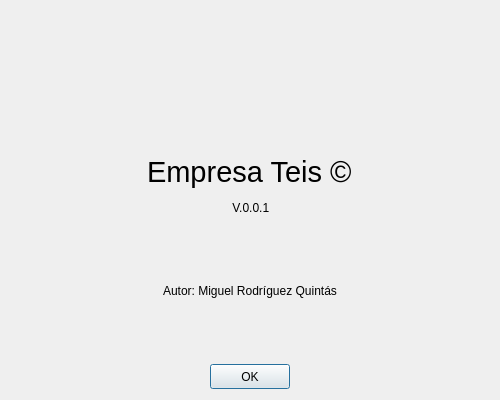
<?xml version="1.0" encoding="UTF-8"?>
<ui version="4.0">
 <class>dlgAbout</class>
 <widget class="QDialog" name="dlgAbout">
  <property name="geometry">
   <rect>
    <x>0</x>
    <y>0</y>
    <width>500</width>
    <height>400</height>
   </rect>
  </property>
  <property name="windowTitle">
   <string>About</string>
  </property>
  <property name="windowIcon">
   <iconset>
    <normaloff>../img/logo.png</normaloff>../img/logo.png</iconset>
  </property>
  <property name="modal">
   <bool>true</bool>
  </property>
  <layout class="QVBoxLayout" name="verticalLayout">
   <item alignment="Qt::AlignHCenter">
    <widget class="QLabel" name="label_3">
     <property name="text">
      <string/>
     </property>
     <property name="pixmap">
      <pixmap>../img/logo.png</pixmap>
     </property>
     <property name="scaledContents">
      <bool>false</bool>
     </property>
    </widget>
   </item>
   <item alignment="Qt::AlignHCenter">
    <widget class="QLabel" name="label">
     <property name="maximumSize">
      <size>
       <width>16777215</width>
       <height>40</height>
      </size>
     </property>
     <property name="font">
      <font>
       <pointsize>22</pointsize>
      </font>
     </property>
     <property name="text">
      <string>Empresa Teis ©</string>
     </property>
    </widget>
   </item>
   <item alignment="Qt::AlignHCenter">
    <widget class="QLabel" name="label_2">
     <property name="maximumSize">
      <size>
       <width>16777215</width>
       <height>20</height>
      </size>
     </property>
     <property name="text">
      <string> V.0.0.1</string>
     </property>
    </widget>
   </item>
   <item alignment="Qt::AlignHCenter">
    <widget class="QLabel" name="label_4">
     <property name="text">
      <string>Autor: Miguel Rodríguez Quintás</string>
     </property>
    </widget>
   </item>
   <item alignment="Qt::AlignHCenter">
    <widget class="QPushButton" name="btnCloseAbout">
     <property name="minimumSize">
      <size>
       <width>80</width>
       <height>25</height>
      </size>
     </property>
     <property name="maximumSize">
      <size>
       <width>80</width>
       <height>25</height>
      </size>
     </property>
     <property name="text">
      <string>OK</string>
     </property>
    </widget>
   </item>
  </layout>
 </widget>
 <resources/>
 <connections/>
</ui>
